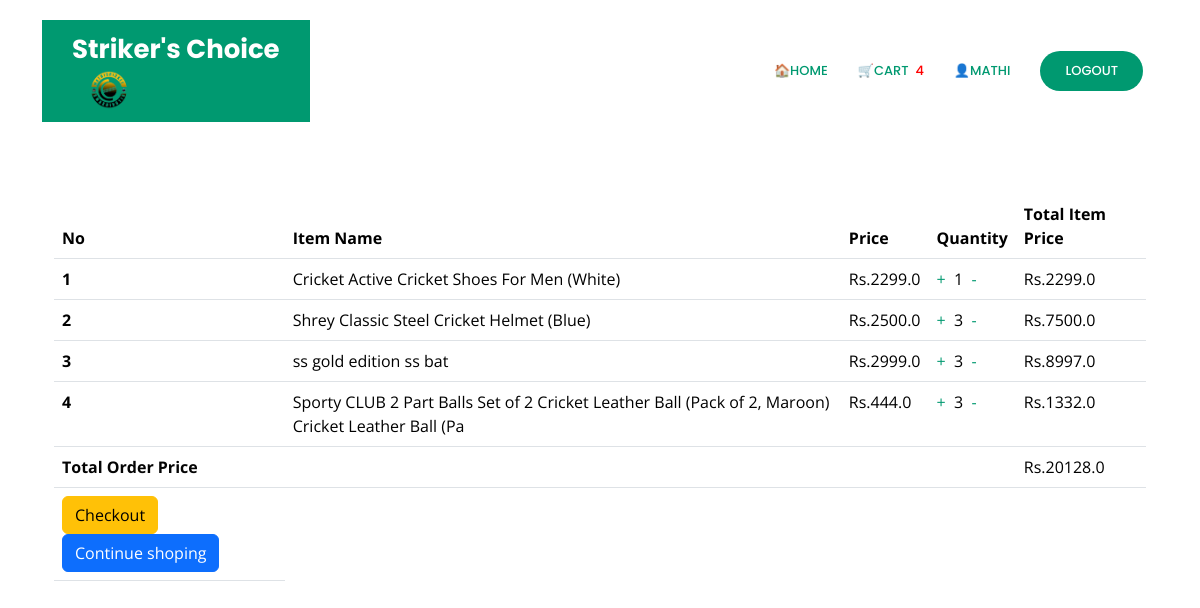
The page /orderlist (signed in) on the database its author committed.
### core/models.py (models this page shows, shortened)
class Order(models.Model):
    user=models.ForeignKey(User,on_delete=models.CASCADE)
    items=models.ManyToManyField(OrderItem)
    start_date=models.DateTimeField(auto_now_add=True)
    ordered_date=models.DateTimeField()
    ordered=models.BooleanField(default=False)
    order_id=models.CharField(max_length=100,unique=True,default=None,blank=True,null=True)
    datetime_ofpayment=models.DateTimeField(auto_now_add=True)
    order_delivered=models.BooleanField(default=False)
    order_received=models.BooleanField(default=False)
    def get_total_selling_price(self):
        total=0
        for order_item in self.items.all():
            total+=order_item.get_final_selling_price()
        return total

class OrderItem(models.Model):
    user=models.ForeignKey(User,on_delete=models.CASCADE)
    ordered=models.BooleanField(default=False)
    product=models.ForeignKey(Product,on_delete=models.CASCADE)
    quantity=models.IntegerField(default=False)
    def get_total_item_selling_price(self):
        return self.quantity * self.product.selling_price
    def get_final_selling_price(self):
        return self.get_total_item_selling_price()

class Product(models.Model):
    name=models.CharField(max_length=100)
    catagory=models.ForeignKey('Catagory',on_delete=models.CASCADE)
    desc=models.TextField()
    original_price=models.IntegerField(default=0.0)
    selling_price=models.FloatField(default=0.0)
    product_available_count=models.IntegerField(default=0)
    img=models.ImageField(upload_to='images/')

### core/views.py (the view)
# urls.py: path('orderlist',views.orderlist,name="orderlist"),
def orderlist(request):
   if Order.objects.filter(user=request.user,ordered=False).exists():
      order=Order.objects.get(user=request.user,ordered=False)
      return render(request,'core/orderlist.html',{'order':order})
   return render(request,'core/orderlist.html',{'message':"Your Cart Is Empty"})

### core/templatetags/cart_template_tag.py (called while the page is built)
@register.filter
def cart_item_count(user):
    if user.is_authenticated:
        qs=Order.objects.filter(user=user,ordered=False)
        if qs.exists():
            return qs[0].items.count()
    return 0

### templates/core/orderlist.html (shortened to what this page needs)
<!DOCTYPE html>
{%load static %}
{% load cart_template_tag %}
<html lang="en">
<head>
    <link href="{%static 'vendor/aos/aos.css'%}" rel="stylesheet">
    <link href="{%static 'vendor/bootstrap/css/bootstrap.min.css'%}" rel="stylesheet">
    <link href="{%static 'vendor/bootstrap-icons/bootstrap-icons.css'%}" rel="stylesheet">
    <link href="{%static 'vendor/boxicons/css/boxicons.min.css'%}" rel="stylesheet">
    <link href="{%static '/vendor/glightbox/css/glightbox.min.css'%}" rel="stylesheet">
    <link href="{%static '/vendor/remixicon/remixicon.css'%}" rel="stylesheet">
    <link href="{%static '/vendor/swiper/swiper-bundle.min.css'%}" rel="stylesheet">
    <link rel="stylesheet" href="https://cdnjs.cloudflare.com/ajax/libs/font-awesome/4.7.0/css/font-awesome.min.css">
    <link href="{% static 'css/style.css'%}" rel="stylesheet">
</head>
<body>
    <header id="header" class="fixed-top d-flex align-items-center">
        <div class="container">
            <div class="header-container d-flex align-items-center justify-content-between">
                <div class="logo">
                    <h1 class="text-light"><a href="index.html"><span>Striker's Choice</span></a></h1>
                    <a href="index.html"><img src="{% static 'img/logo.png'%}" alt="" class="img-fluid"></a>
                </div>
                <nav id="navbar" class="navbar">
                    <ul>
                        {% if user.is_authenticated %}
                        <li><a class="nav-link scrollto active " href="{% url 'index' %}">🏠Home</a></li>
                        <li><a class="nav-link scrollto active" href="{% url 'orderlist' %}">🛒Cart&nbsp;&nbsp;
                                <div style="color: red;">{{request.user | cart_item_count}}</div>
                            </a></li>
                        <li><a class="nav-link scrollto active" href="#hero">👤{{user.username}}</a></li>
                        <li><a class="getstarted scrollto" href="{% url 'user_logout' %}">Logout</a></li>
                        {% else %}
                        <li><a class="getstarted scrollto" href="{% url 'user_login' %}">Login</a></li>
                        <li><a class="getstarted scrollto" href="{% url 'user_register'%}">Register</a></li>
                        {% endif %}
                    </ul>
                </nav>
            </div>
            <br><br><br>
            <section class="inner-page">
                <div class="container">
                    <table class="table">
                        <thead class="thread-dark">
                            <tr>
                                <th scope="col">No</th>
                                <th scope="col">Item Name</th>
                                <th scope="col">Price</th>
                                <th scope="col">Quantity</th>
                                <th scope="col">Total Item Price</th>
                            </tr>
                        </thead>
                        <tbody>
                            {% for order_item in order.items.all %}
                            <tr>
                                <th scope="row">{{forloop.counter}}</th>
                                <td>{{order_item.product.name}}</td>
                                <td>Rs.{{order_item.product.selling_price}}</td>
                                <td>
                                    <a href="{% url 'add_item' order_item.product.pk %}">+</a>&nbsp;
                                    {{order_item.quantity}}&nbsp;
                                    <a href="{% url 'remove_item' order_item.product.pk %}">-</i></a>
                                </td>
                                <td>Rs.{{order_item.get_total_item_selling_price}}</td>
                            </tr>
                            {% endfor %}
                            {% if order.get_total_selling_price %}
                            <tr class="row100 body" style="background-color: #191919;">
                                <td class="cell100 column1" style="color: rgb(4, 4, 4);"><b>Total Order Price</b></td>
                                <td class="cell100 column2"></td>
                                <td class="cell100 column3"></td>
                                <td class="cell100 column4"></td>
                                <td class="cell100 column5" style="color: rgb(0, 0, 0);">Rs.{{order.get_total_selling_price}}</td>
                            </tr>
                            <tr class="row100 body">
                                <td class="cell100 column1">
                                    <a href="{% url 'checkout' %}" class="btn btn-warning float-right ml-2">Checkout</a>
                                    <a href="{% url 'index' %}" class="btn btn-primary float-right">Continue shoping</a>
                                </td>
                            </tr>
                            {% endif %}
                        </tbody>
                    </table>
                </div>
            </section>
        </div>
    </header>
</body>
</html>

### static/css/style.css (style rules this page uses)
body { font-family: "Open Sans", sans-serif; color: #444444; }
a { color: #009970; text-decoration: none; }
h1, h2, h3, h4, h5, h6 { font-family: "Raleway", sans-serif; }
#header { transition: all 0.5s; z-index: 997; transition: all 0.5s; top: 20px; }
#header .header-container { background: #fff; }
#header .logo { overflow: hidden; padding: 16px 30px 12px 30px; background: #009970; }
#header .logo h1 { font-size: 26px; padding: 0; line-height: 1; font-weight: 700; font-family: "Poppins", sans-serif; }
#header .logo h1 a, #header .logo h1 a:hover { color: #fff; text-decoration: none; }
#header .logo img { padding: 0; margin: 0; max-height: 40px; }
.navbar { padding: 0; }
.navbar ul { margin: 0; padding: 0; display: flex; list-style: none; align-items: center; }
.navbar li { position: relative; }
.navbar a, .navbar a:focus { display: flex; align-items: center; justify-content: space-between; padding: 10px 0 10px 30px; color: #36343a; transition: 0.3s; font-size: 13px; font-weight: 500; text-transform: uppercase; font-family: "Poppins", sans-serif; white-space: nowrap; transition: 0.3s; }
.navbar a:hover, .navbar .active, .navbar .active:focus, .navbar li:hover>a { color: #009970; }
.navbar .getstarted, .navbar .getstarted:focus { background: #009970; padding: 10px 25px; margin-left: 30px; margin-right: 15px; border-radius: 50px; color: #fff; }

### rows shown on the page
OrderItem: product.name "Cricket Active Cricket Shoes For Men (White)", product.selling_price "2299.0", quantity "1", get_total_item_selling_price "2299.0"
OrderItem: product.name "Shrey Classic Steel Cricket Helmet (Blue)", product.selling_price "2500.0", quantity "3", get_total_item_selling_price "7500.0"
OrderItem: product.name "ss gold edition ss bat", product.selling_price "2999.0", quantity "3", get_total_item_selling_price "8997.0"
OrderItem: product.name "Sporty CLUB 2 Part Balls Set of 2 Cricket Leather Ball (Pack of 2, Maroon) Cricket Leather Ball (Pa", product.selling_price "444.0", quantity "3", get_total_item_selling_price "1332.0"
Order: get_total_selling_price "20128.0"

### other values the page prints
{{ request.user | cart_item_count }} "4"
{{ user.username }} "MATHI"
